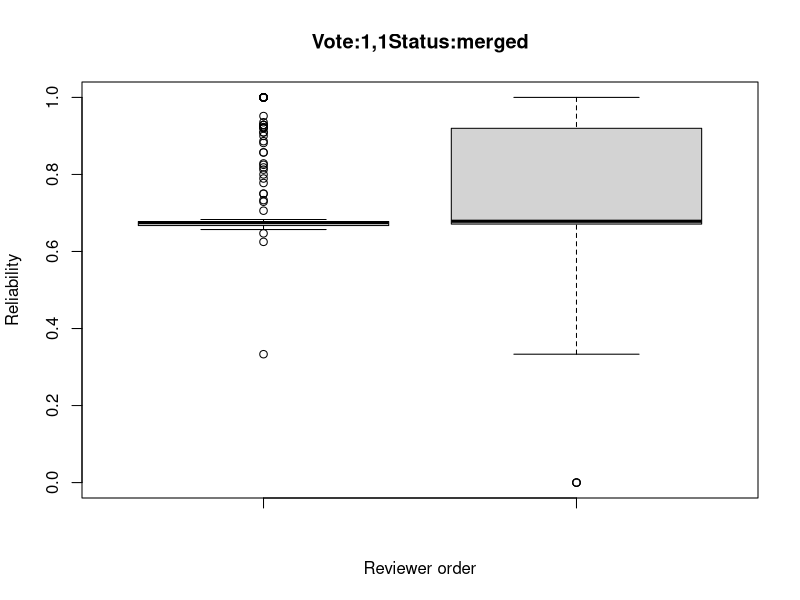
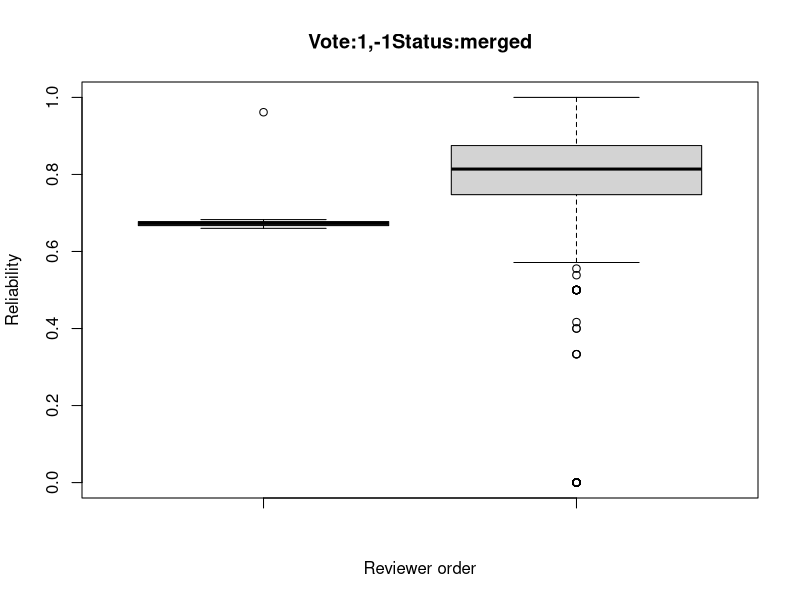
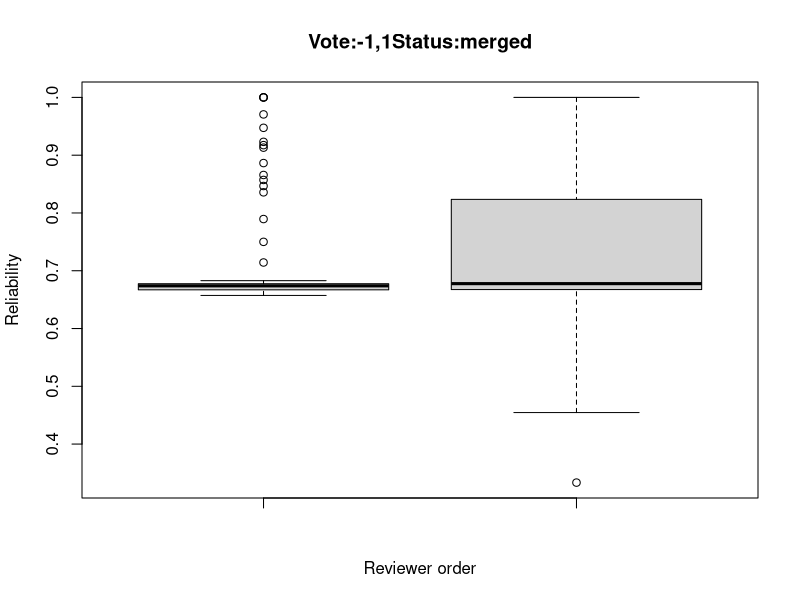
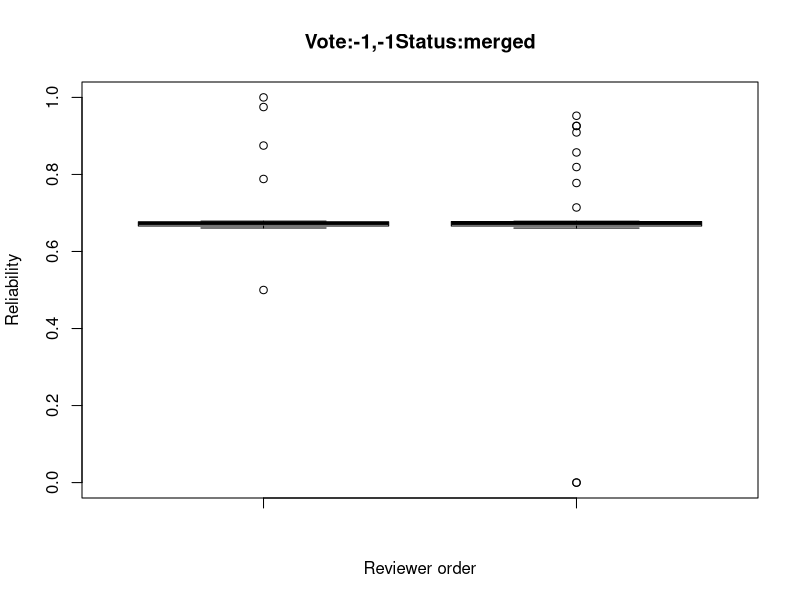
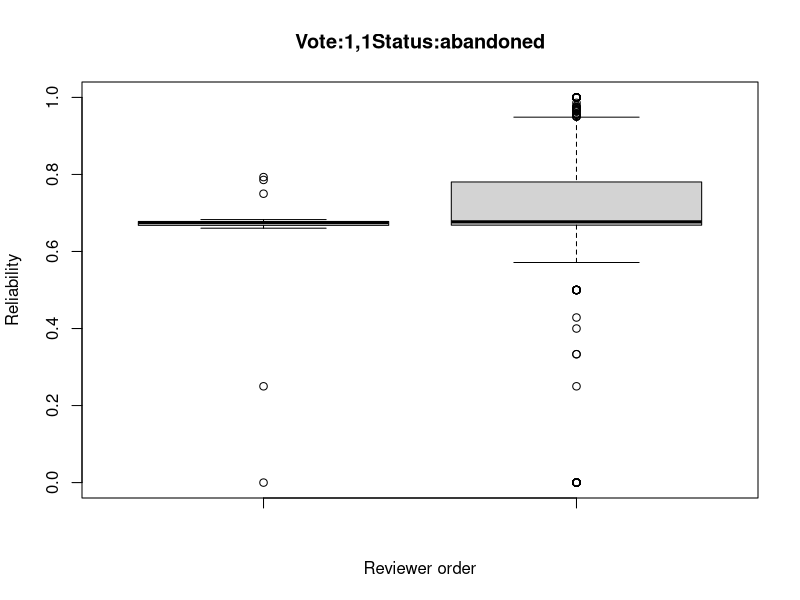
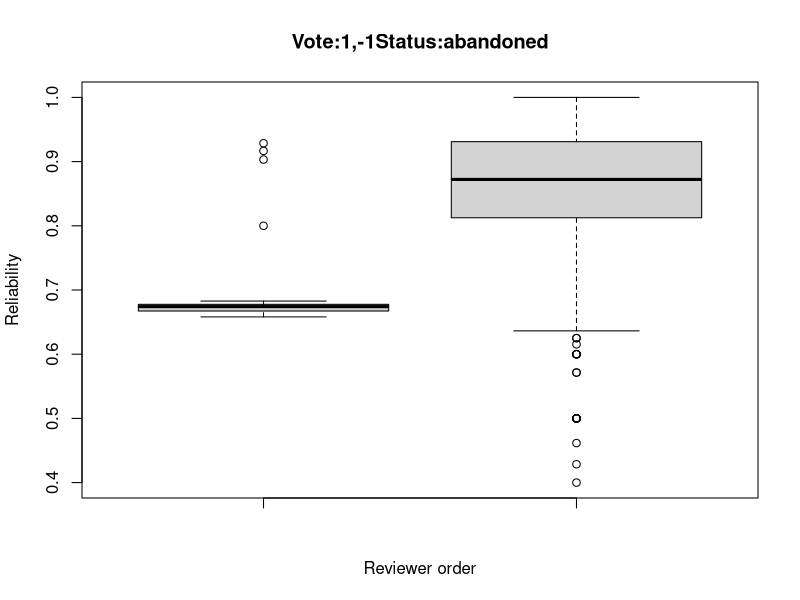
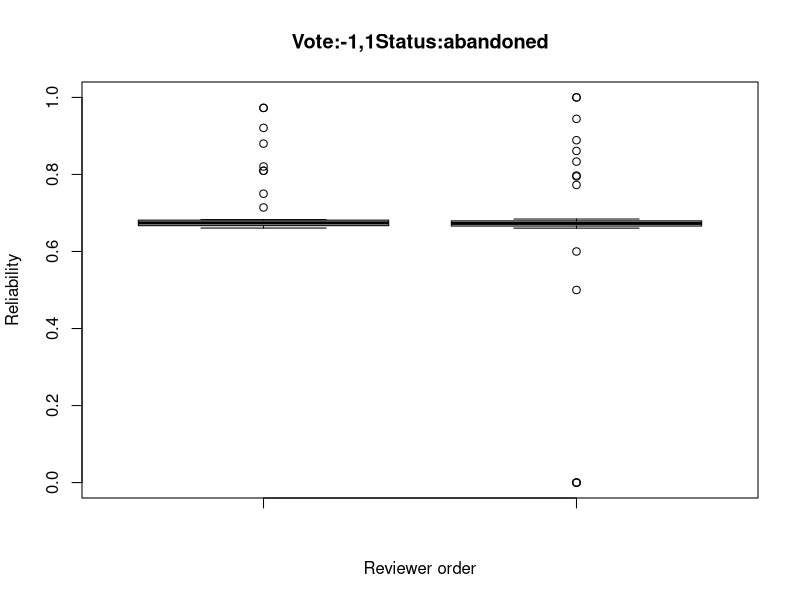
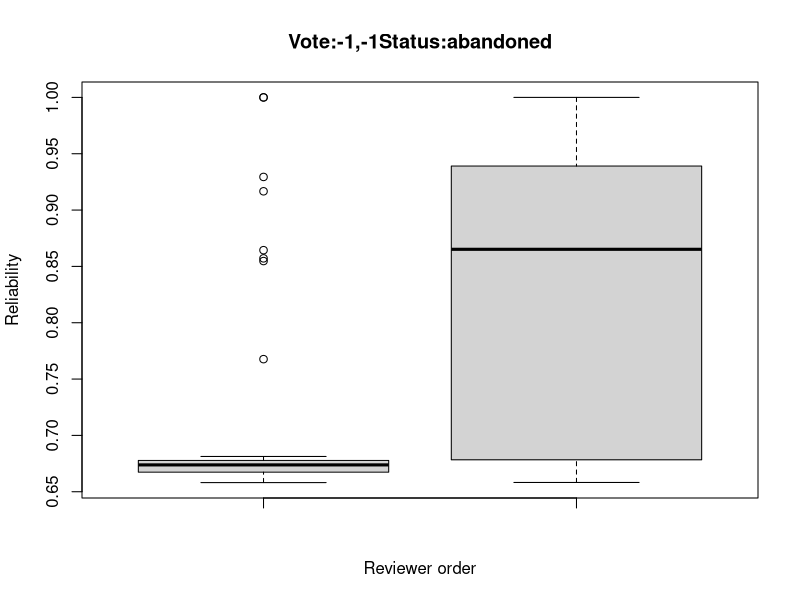

Recreate these plots in R, in order.
########################
## SANER2015 RQ2
## @author:Yuki Ueda
## @createdOn:2015/10/20
########################
#pdf("RQ2_2.pdf")


### Set data
num <- data.frame() # Init

# Input csv
num <- read.csv("CSVdata/numOfPatchsets_2.csv"
                 ,sep=",", header=TRUE)

### number of patchset's voting(+1, -1) is 1
index_1 <- list(data.frame(), data.frame()) # first vote is like or dislike
index_2 <- list(index_1, index_1) # second vote is like or dislike
index_m <- list(index_2, index_2) # merge or abandoned
index <- list(index_m,index_m)

for(i in 1:nrow(num)){
  Id = num$ReviewId[i]
  CIndex = num$CommentIndex[i]      # CommentIndex
  if(CIndex==1){
    if(num$VotingScore[i] == 1){
      vote1 = 1
    }else{
      vote1 = 2
    }
    next
  }

  if(num$Status[i] == "merged"){
    merge_or_abandone = 1
  }else{
    merge_or_abandone = 2
  }

  if(num$VotingScore[i] == 1){
    vote2 = 1
  }else{
    vote2 = 2
  }

  index[[merge_or_abandone]][[vote1]][[vote2]][[1]] <- rbind(index[[merge_or_abandone]][[vote1]][[vote2]][[1]], num[i-1,])
  index[[merge_or_abandone]][[vote1]][[vote2]][[2]] <- rbind(index[[merge_or_abandone]][[vote1]][[vote2]][[2]], num[i,])
}

# Output to PDF file
for(i in index){
  for(j in i){ # first Comment
    for(k in j){ # second Comment
      value1 = k[[1]]$CurrentPar
      value2 = k[[2]]$CurrentPar
      name = paste("Vote:", k[[1]]$VotingScore[1], ",", k[[2]]$VotingScore[1], "Status:", k[[1]]$Status[1],sep = "")
      jpeg(paste("picture2/",name,".jpg",sep=""))
      boxplot(value1, value2, xlab="Reviewer order", ylab="Reliability", main=paste(name))
      summary(value1)
      summary(value2)
    }
  }
}
